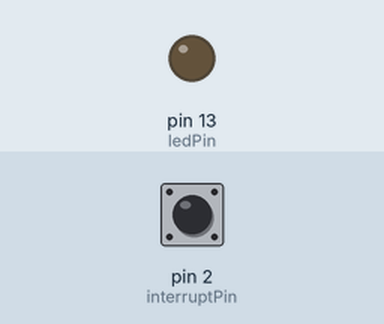
Simulated run of this sketch. Board: Arduino Uno, built with avr-gcc and run on an emulated ATmega328P. Parts: output pins drawn as LEDs (lit = HIGH). The test bench sets the inputs (shaded band); at power-on: pin 2 (interruptPin) HIGH. What the sketch prints to the serial monitor is not drawn.

Above: at 1.2 s.
1.3 s: pin 2 (interruptPin) pulled LOW for 0.15 s
At 2.6 s:
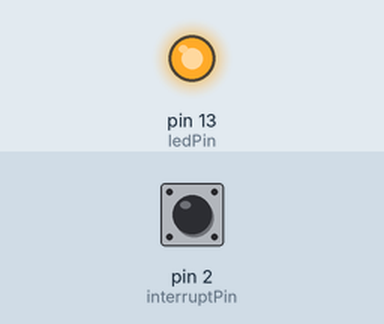
2.9 s: pin 2 (interruptPin) pulled LOW for 1 s
At 5.1 s:
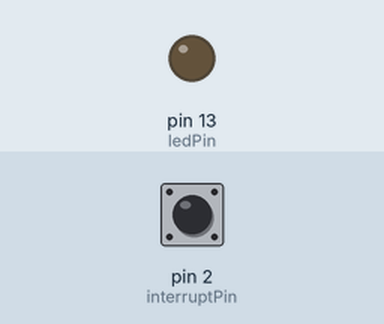
5.4 s: pin 2 (interruptPin) pulled LOW for 3.2 s
At 10.0 s:
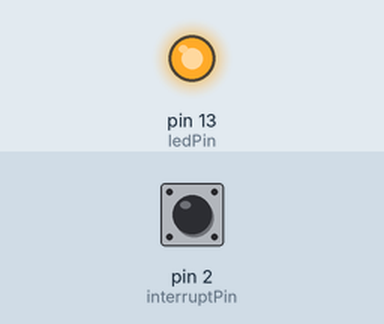
Timing chart, 0 to 11.5 s (numbered marks = the images above; inputs shaded):
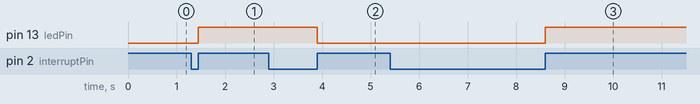

The sketch:

photointerrupters.ino
```cpp
const byte ledPin = 13;
const byte interruptPin = 2;
volatile byte state = LOW; // defines the state of the photointerruptor

void setup ()
{
	Serial.begin(9600);
	pinMode(ledPin, OUTPUT);
	pinMode(interruptPin, INPUT_PULLUP);
	attachInterrupt(digitalPinToInterrupt(interruptPin), blink, RISING); //commands the LED to blink when the photointerruptor pin goes from LOW to HIGh
}

void loop ()
{
	digitalWrite(ledPin, state);
	Serial.println(state);
}

void blink()
{
	state = !state;
}
```

Measured:
- after the input at 1.3 s, pin 13 (ledPin): LOW → HIGH after 0.15 s
- after the input at 2.9 s, pin 13 (ledPin): HIGH → LOW after 1.0 s
- after the input at 5.4 s, pin 13 (ledPin): LOW → HIGH after 3.2 s
